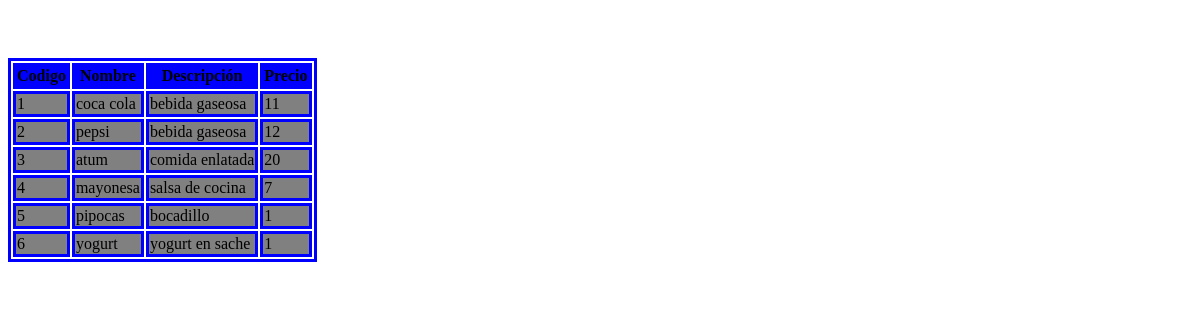
The app's page /peticion.php with its own data.
### tables this page shows
CREATE TABLE `producto` (
  `id` int(11) NOT NULL,
  `nombre` varchar(25) NOT NULL,
  `descripcion` varchar(50) NOT NULL,
  `precio` int(11) NOT NULL
);

### peticion.php (the view, shortened to what this page needs)
<!DOCTYPE html>
<html>
<head>
	<link rel="stylesheet" type="text/css" href="estilos2.css">
</head>
<body>
<?php
include("conexion.php");
$sql="select id,nombre,descripcion,precio from producto";
$query=mysqli_query ($con, $sql);
?>
<div style="height: 50px;"></div>
<table border="1">
	<tr>
		<th>Codigo</th>
		<th>Nombre</th>
		<th>Descripción</th>
		<th>Precio</th>
	</tr>
	<?php while ($fila = mysqli_fetch_array($query))
	 {
    ?>
	<tr>
		<td><?php echo $fila['id'] ?></td>
		<td><?php echo $fila['nombre'] ?></td>
		<td><?php echo $fila['descripcion'] ?></td>
		<td><?php echo $fila['precio'] ?></td>
	</tr>
     <?php
 }
 ?>
</table>
</body>
</html>

### estilos2.css (style rules this page uses)
td { background: gray; border: 1px solid black; border-style: 1px solid blue; border: 3px solid blue; }
th { background-color: blue; border-style: 1px solid blue; border: 3px solid blue; }
table { border-style: 1px solid blue; border: 3px solid blue; }

### records on screen
producto: id "1", nombre "coca cola", descripcion "bebida gaseosa", precio "11"
producto: id "2", nombre "pepsi", descripcion "bebida gaseosa", precio "12"
producto: id "3", nombre "atum", descripcion "comida enlatada", precio "20"
producto: id "4", nombre "mayonesa", descripcion "salsa de cocina", precio "7"
producto: id "5", nombre "pipocas", descripcion "bocadillo", precio "1"
producto: id "6", nombre "yogurt", descripcion "yogurt en sache", precio "1"
